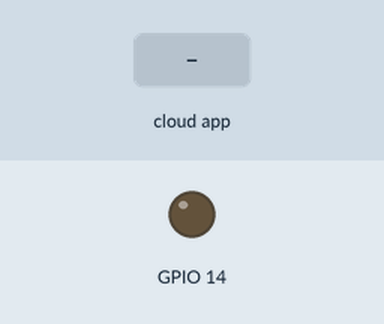
The sketch below on a simulated ESP8266 (NodeMCU). Parts: output pins drawn as LEDs (lit = HIGH). The inputs (shaded band) are chosen by the test bench. WiFi joins after 1.5 s; servers stay silent unless stated; the Firebase database answers and starts empty; what the sketch prints to the serial monitor is not drawn.

Above: at 2.7 s.
2.8 s: the phone or cloud app sets value to 1
At 4.8 s:
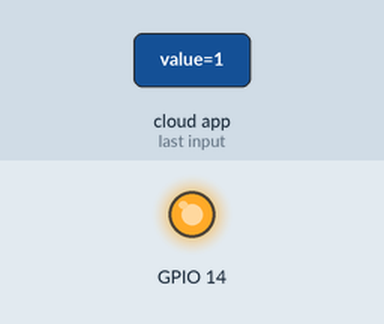
5.1 s: the phone or cloud app sets value to 0
At 6.4 s:
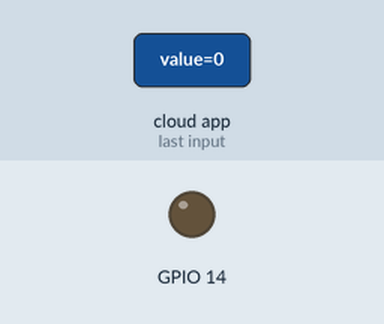
Timing chart, 0 to 8.1 s (numbered marks = the images above; inputs shaded):
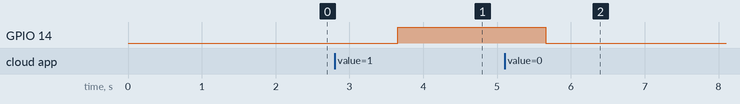

The sketch:

App_Control_MIT_Firebase_Relay.ino
```cpp
// #include <WiFi.h>
// #include <Firebase_ESP_Client.h>


// // #define WIFI_SSID "Boyloy"
// // #define WIFI_PASSWORD "011570035"

// #define WIFI_SSID "OGGY"
// #define WIFI_PASSWORD "22223333"

// #define API_KEY "AIzaSyCgdxYoVqFNrJaOc9Q0UGMk-qC7VOE-X90"
// #define DATABASE_URL "https://app-control-50530-default-rtdb.asia-southeast1.firebasedatabase.app/"
// FirebaseData fbdo;
// FirebaseAuth auth;
// FirebaseConfig config;

// #define LAMP_PIN 5

// void setup() {
//   Serial.begin(115200);
//   pinMode(LAMP_PIN, OUTPUT);
//   digitalWrite(LAMP_PIN, LOW); // turn off initially

//   WiFi.begin(WIFI_SSID, WIFI_PASSWORD);
//   Serial.print("Connecting to Wi-Fi");
//   while (WiFi.status() != WL_CONNECTED) {
//     Serial.print(".");
//     delay(500);
//   }
//   Serial.println("\nConnected to Wi-Fi");

//   // Firebase config
//   config.api_key = API_KEY;
//   config.database_url = DATABASE_URL;

//   auth.user.email = "";
//   auth.user.password = "";

//   Firebase.begin(&config, &auth);
//   Firebase.reconnectWiFi(true);
// }

// void loop() {
//   if (Firebase.RTDB.getInt(&fbdo, "/lamp")) {
//     int lampState = fbdo.intData();
//     Serial.print("Lamp value from Firebase: ");
//     Serial.println(lampState);
//     digitalWrite(LAMP_PIN, lampState == 1 ? HIGH : LOW);
//   } else {
//     Serial.print("Firebase get failed: ");
//     Serial.println(fbdo.errorReason());
//   }

//   delay(1000); // poll every second
// }


///

#include <Arduino.h>
#if defined(ESP32)
  #include <WiFi.h>
#elif defined(ESP8266)
  #include <ESP8266WiFi.h>
#endif
#include <Firebase_ESP_Client.h>

//Provide the token generation process info.
#include "addons/TokenHelper.h"
//Provide the RTDB payload printing info and other helper functions.
#include "addons/RTDBHelper.h"

// Insert your network credentials
#define WIFI_SSID "Neatic"
#define WIFI_PASSWORD "011570035"

// Insert Firebase project API Key
#define API_KEY "AIzaSyCgdxYoVqFNrJaOc9Q0UGMk-qC7VOE-X90"

// Insert RTDB URLefine the RTDB URL */
#define DATABASE_URL "https://app-control-50530-default-rtdb.asia-southeast1.firebasedatabase.app/"

//Define Firebase Data object
FirebaseData fbdo;

FirebaseAuth auth;
FirebaseConfig config;

unsigned long sendDataPrevMillis = 0;
int intValue;
float floatValue;
bool signupOK = false;

void setup() {
  Serial.begin(115200);
  WiFi.begin(WIFI_SSID, WIFI_PASSWORD);
  Serial.print("Connecting to Wi-Fi");
  while (WiFi.status() != WL_CONNECTED) {
    Serial.print(".");
    delay(300);
  }
  Serial.println();
  Serial.print("Connected with IP: ");
  Serial.println(WiFi.localIP());
  Serial.println();

  /* Assign the api key (required) */
  config.api_key = API_KEY;

  /* Assign the RTDB URL (required) */
  config.database_url = DATABASE_URL;

  /* Sign up */
  if (Firebase.signUp(&config, &auth, "", "")) {
    Serial.println("ok");
    signupOK = true;
  }
  else {
    Serial.printf("%s\n", config.signer.signupError.message.c_str());
  }

  /* Assign the callback function for the long running token generation task */
  config.token_status_callback = tokenStatusCallback; //see addons/TokenHelper.h

  Firebase.begin(&config, &auth);
  Firebase.reconnectWiFi(true);
  pinMode(14,OUTPUT);

}

void loop() {
  if (Firebase.ready() && signupOK && (millis() - sendDataPrevMillis > 1000 || sendDataPrevMillis == 0)) {
    sendDataPrevMillis = millis();
    if (Firebase.RTDB.getString(&fbdo, "/App_Control/value")) {
      intValue = fbdo.stringData().toInt();
      if (intValue == 1){
         digitalWrite(14,HIGH);
      }else if (intValue == 0){
         digitalWrite(14,LOW);
      }

    }

    else {
      Serial.println(fbdo.errorReason());
    }
  }
}
```

Measured:
- after the input at 2.8 s, GPIO 14: LOW → HIGH after 0.86 s
- after the input at 5.1 s, GPIO 14: HIGH → LOW after 0.56 s
